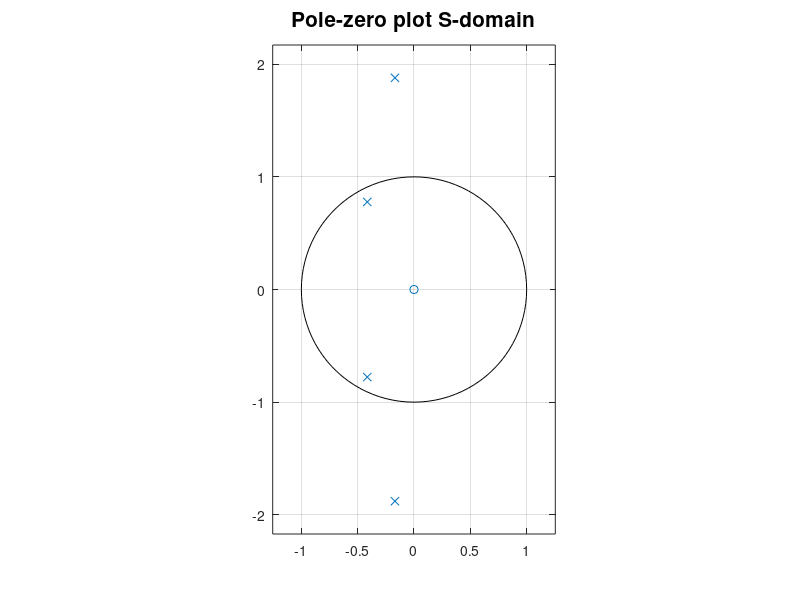
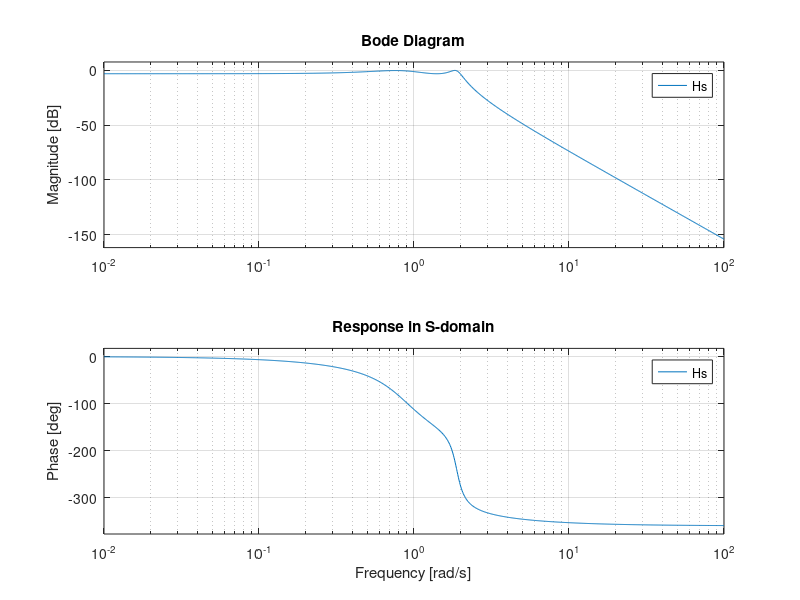
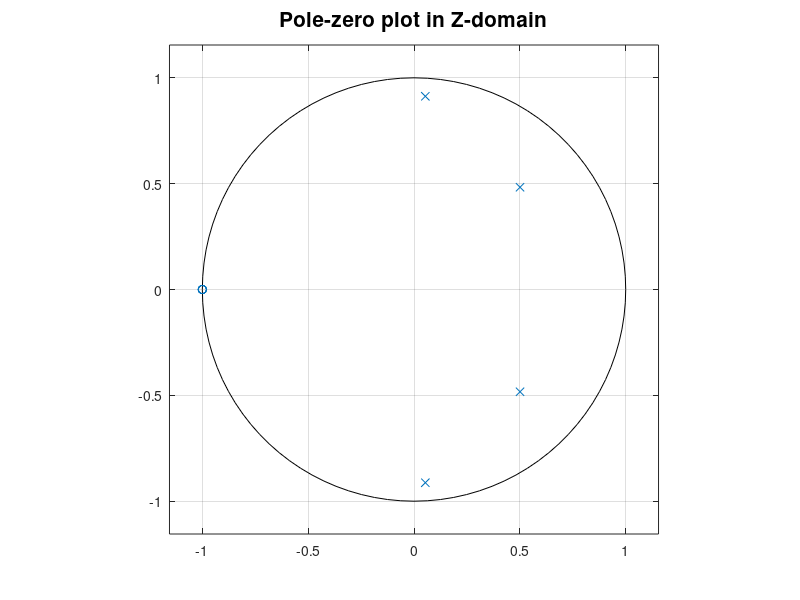
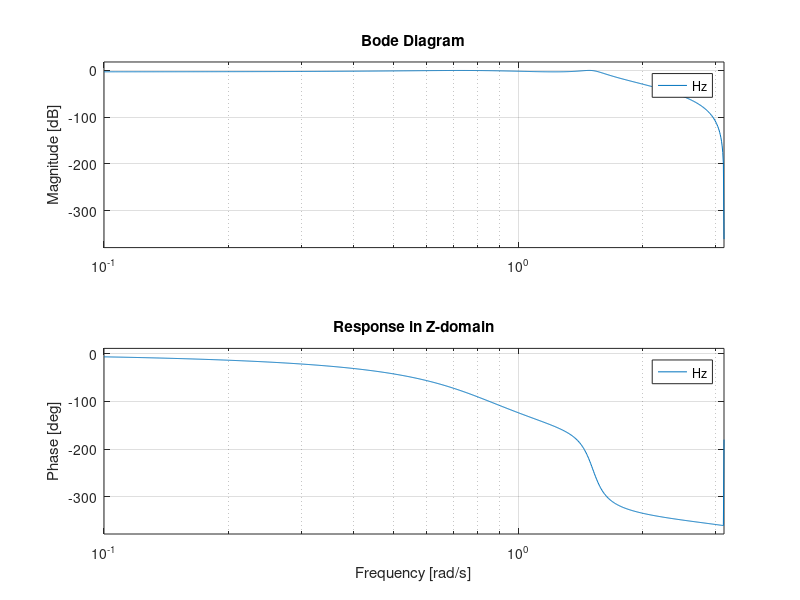

These charts were generated, in order, by the following MATLAB code:
%chebyeshevfilter
clc;
close all;
clear all;

As = 0.2;
Ap = 0.707;
Ts = 1 ;
op = (pi)/2;
os = 3*pi/4;
N = 4 ;

%disp(a)
%directly entering roots for required chebyeshev filter design
c1 = [1, 1.168, 4.617, 3.217, 2.764]

a1=roots(c1)
disp(a1)
z=[0];
figure
zplane(z,a1)%pole zero plot in s domain
title('Pole-zero plot S-domain', "fontsize", 15)

disp('Transfer function in S-domain')
s=tf('s');
num1 = (1.95);
den1 = (s^4+1.168*s^3+4.617*s^2+3.217*s+2.764);
Hs = num1/den1
figure
bode(Hs)
title('Response in S-domain')

disp('Transfer function in Z-domain')
z = tf('z',1);
num2 = 1.95*(z+1)^4
den2 = 16*(z-1)^4 + 9.344*(z-1)^3*(z+1) + 18.468*(z-1)^2*(z+1)^2 + 6.434*(z-1)*(z+1)^3 + 2.764*(z+1)^4
Hz = num2/den2
c2 = [1.95, 7.8, 11.7, 7.8, 1.95]
c3 = [ 53.01, -58.76, 75.65, -47.12, 21.45]
p1 = roots(c3)
z1 = roots(c2)
figure
zplane(z1,p1);%pole zero plot in z domain
title('Pole-zero plot in Z-domain', "fontsize", 15)
disp(Hz)
figure
bode(Hz)
title('Response in Z-domain')
